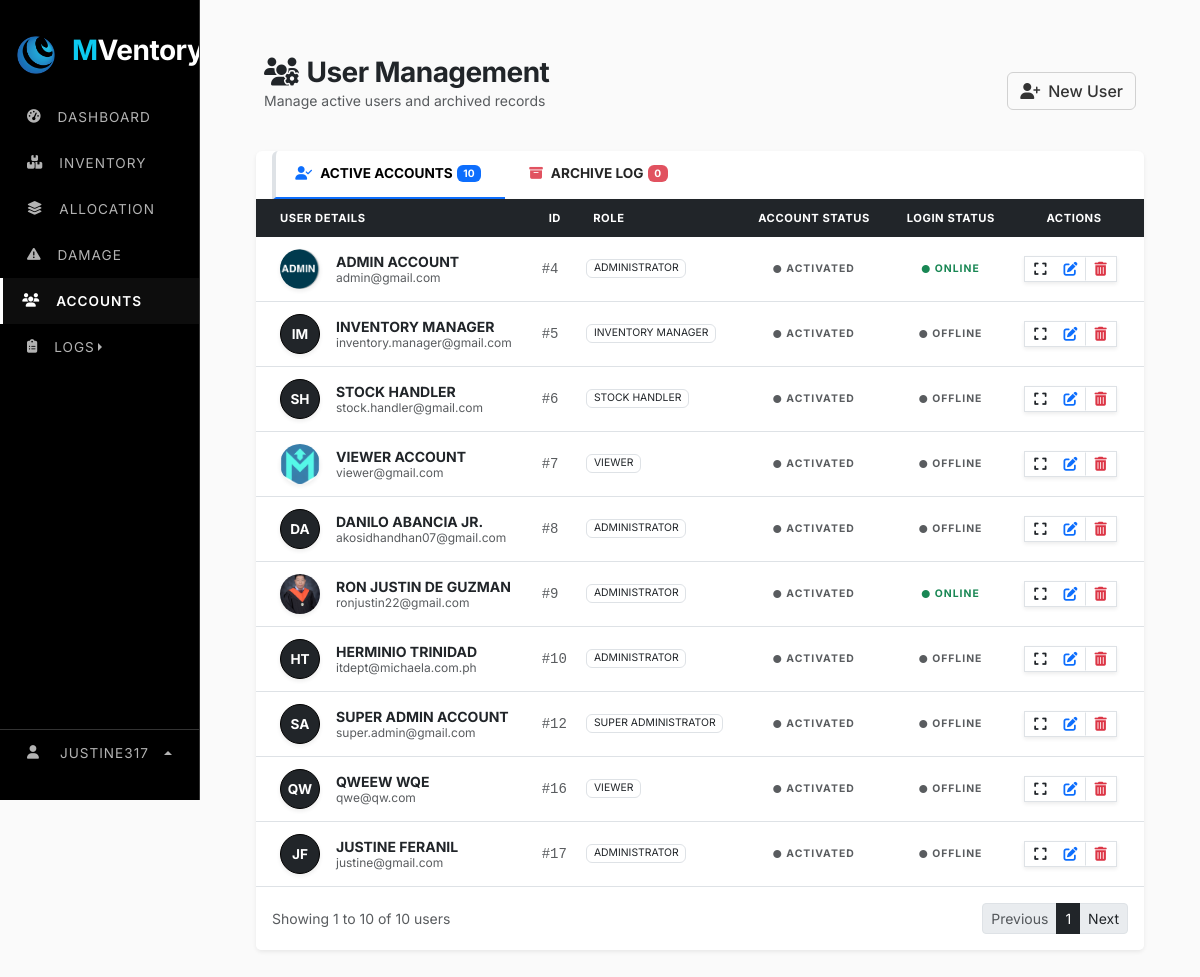
The app's page /web_content/accounts.php (signed in), older data.
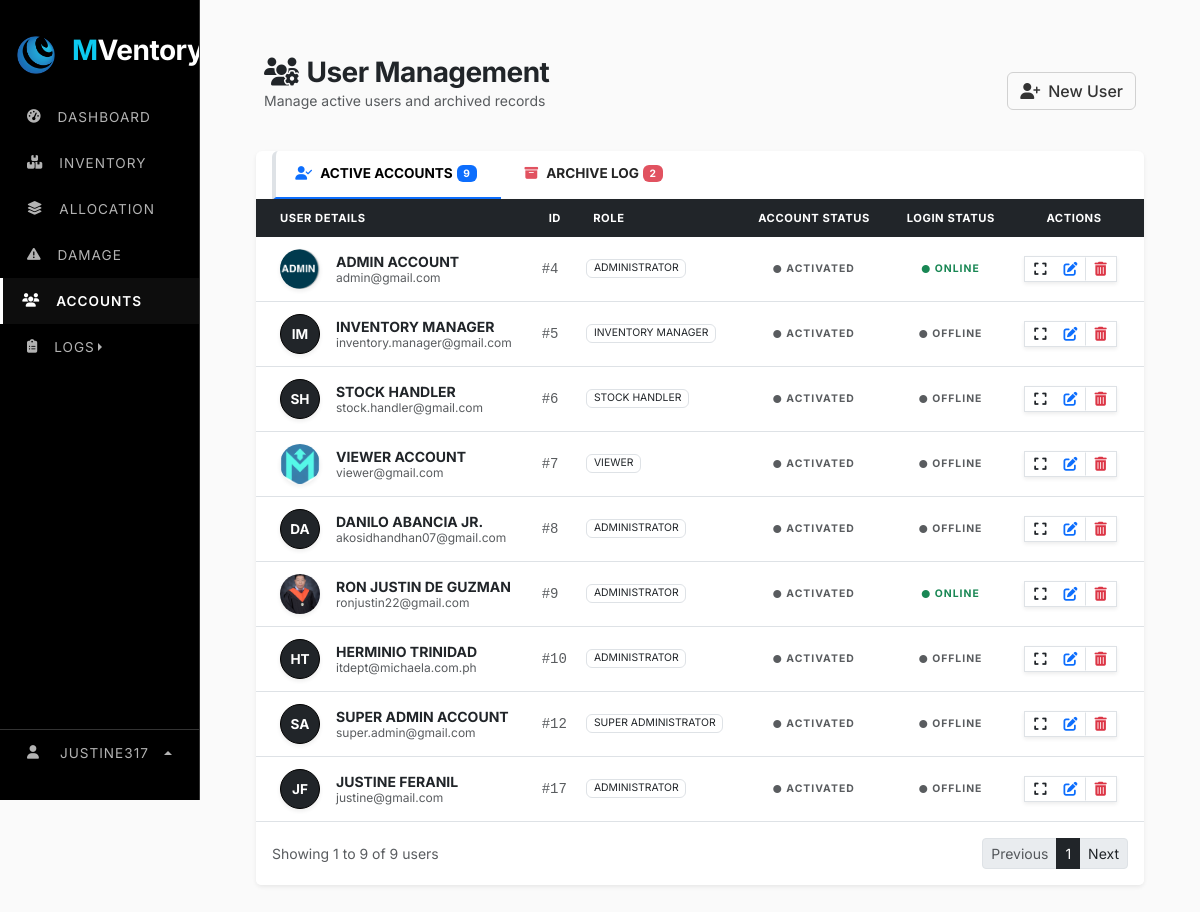
The same page, newer data.
### tables this page shows
CREATE TABLE `users` (
  `user_id` int(11) NOT NULL,
  `role_id` varchar(15) NOT NULL,
  `username` varchar(9999) NOT NULL,
  `first_name` varchar(100) NOT NULL,
  `last_name` varchar(100) NOT NULL,
  `phone` varchar(11) NOT NULL,
  `address` varchar(500) DEFAULT NULL,
  `role` varchar(30) NOT NULL,
  `status` varchar(20) NOT NULL DEFAULT 'active',
  `email` varchar(150) NOT NULL,
  `password` varchar(255) NOT NULL,
  `profile_image` varchar(999) NOT NULL,
  `is_active` tinyint(1) DEFAULT 1,
  `is_login` tinyint(1) NOT NULL,
  `last_login` datetime DEFAULT NULL,
  `created_at` timestamp NOT NULL DEFAULT current_timestamp(),
  `deleted_at` timestamp NULL DEFAULT NULL,
  `last_activity` datetime DEFAULT current_timestamp()
);

### web_content/accounts.php (the view, shortened to what the changed rows need)
<?php
include "../render/connection.php";
include "../src/cdn/cdn_links.php";
$limit = 10;
function get_offset($param, $limit) {
    $page = isset($_GET[$param]) && is_numeric($_GET[$param]) ? (int)$_GET[$param] : 1;
    return ($page < 1) ? 0 : ($page - 1) * $limit;
}
$offset = get_offset('page', $limit);
$page = (int)($offset / $limit) + 1;
$total_active = $conn->query("SELECT COUNT(*) as total FROM USERS")->fetch_assoc()['total'];
$total_archived = $conn->query("SELECT COUNT(*) as total FROM deleted_users")->fetch_assoc()['total'];
$total_pages = ceil($total_active / $limit);
$user_result = $conn->query("SELECT * FROM USERS LIMIT $limit OFFSET $offset");
?>
<!doctype html>
<html lang="en">
    <head>
        <link rel="stylesheet" href="../src/style/main_style.css">
        <link rel="stylesheet" href="../src/style/accounts_style.css">
    </head>
    <body>
        <div class="row">
                <?php include "../nav/sidebar_nav.php"; ?>
            <div class="col">
                <div class="main-content">
                    <div class="container mt-4">
                        <ul class="nav nav-tabs mb-0 bg-white px-3 rounded-top border-bottom-0 shadow-sm" id="userTabs" role="tablist">
                            <li class="nav-item">
                                <button class="nav-link active fw-bolder" id="active-tab" data-bs-toggle="tab" data-bs-target="#active-content" type="button" style="color: #000 !important;">
                                    <i class="fa-solid fa-user-check me-2 text-primary"></i>Active Accounts <span class="badge bg-primary ms-1"><?= $total_active ?></span>
                                </button>
                            </li>
                            <li class="nav-item">
                                <button class="nav-link fw-bolder" id="deleted-tab" data-bs-toggle="tab" data-bs-target="#deleted-content" type="button" style="color: #000 !important;">
                                    <i class="fa-solid fa-box-archive me-2 text-danger"></i>Archive Log <span class="badge bg-danger ms-1"><?= $total_archived ?></span>
                                </button>
                            </li>
                        </ul>
                        <div class="tab-content">
                            <div class="tab-pane fade show active" id="active-content">
                                <div class="card shadow-sm border-0 rounded-0 rounded-bottom">
                                    <div class="table-responsive">
                                        <table class="table table-hover align-middle mb-0">
                                            <thead class="table-dark">
                                                <tr>
                                                    <th class="ps-4 text-muted small">USER DETAILS</th>
                                                    <th class="text-muted small">ID</th>
                                                    <th class="text-muted small">ROLE</th>
                                                    <th class="text-muted small text-center">ACCOUNT STATUS</th>
                                                    <th class="text-muted small text-center">LOGIN STATUS</th>
                                                    <th class="text-center text-muted small pe-4">ACTIONS</th>
                                                </tr>
                                            </thead>
                                            <tbody>
                                                <?php while($row = $user_result->fetch_assoc()):
                                                    $initials = strtoupper(substr($row['first_name'],0,1).substr($row['last_name'],0,1));
                                                ?>
                                                <tr>
                                                    <td class="ps-4">
                                                        <div class="d-flex align-items-center py-1">
                                                            <?php if (!empty($row['profile_image']) && file_exists($row['profile_image'])): ?>
                                                                <img src="<?= $row['profile_image'] ?>" class="me-3 shadow-sm" style="width: 40px; height: 40px; object-fit: cover; border-radius: 5rem;">
                                                            <?php else: ?>
                                                                <div class="me-3 d-flex align-items-center justify-content-center bg-dark text-white fw-bold shadow-sm rounded-circle" style="width: 40px; height: 40px; font-size: 0.85rem; border: 1px solid #000;"><?= $initials ?></div>
                                                            <?php endif; ?>
                                                            <div>
                                                                <div class="fw-bold text-dark mb-0 small text-uppercase"><?= $row['first_name'].' '.$row['last_name'] ?></div>
                                                                <div class="text-muted" style="font-size: 0.75rem;"><?= $row['email'] ?></div>
                                                            </div>
                                                        </div>
                                                    </td>
                                                    <td><span class="text-muted font-monospace small">#<?= $row['user_id'] ?></span></td>
                                                    <td><span class="badge border text-dark fw-normal text-uppercase" style="font-size: 0.65rem;"><?= $row['role'] ?></span></td>
                                                    <td class="text-center">
                                                        <span class="fw-bold <?= ($row['status'] == 'ACTIVE') ? 'text-dark' : 'text-muted' ?>" style="font-size: 0.65rem; letter-spacing: 1px;">
                                                            <i class="fa-solid fa-circle me-1" style="font-size: 0.5rem;"></i><?= ($row['status'] == 'active') ? 'ACTIVATED' : 'DEACTIVATED' ?>
                                                        </span>
                                                    </td>
                                                    <td class="text-center">
                                                        <span class="fw-bold <?= ($row['is_login'] == 1) ? 'text-success status-pulse' : 'text-muted' ?>" style="font-size: 0.65rem; letter-spacing: 1px;">
                                                            <i class="fa-solid fa-circle me-1" style="font-size: 0.5rem;"></i><?= ($row['is_login'] == 1) ? 'ONLINE' : 'OFFLINE' ?>
                                                        </span>
                                                    </td>
                                                    <td class="text-center pe-4">
                                                        <div class="btn-group btn-group-sm border rounded-0 shadow-sm">
                                                            <button class="btn btn-link text-dark py-1"
                                                                    data-bs-toggle="modal"
                                                                    data-bs-target="#viewUserModal"
                                                                    data-id="<?= $row['user_id'] ?>"
                                                                    data-username="<?= $row['username'] ?>"
                                                                    data-fname="<?= $row['first_name'] ?>"
                                                                    data-lname="<?= $row['last_name'] ?>"
                                                                    data-email="<?= $row['email'] ?>"
                                                                    data-role="<?= $row['role'] ?>"
                                                                    data-status="<?= $row['status'] ?>"
                                                                    data-phone="<?= $row['phone'] ?>"
                                                                    data-address="<?= $row['address'] ?? 'No address provided' ?>"
                                                                    data-created="<?= date('M d, Y', strtotime($row['created_at'])) ?>"
                                                                    data-lastlogin="<?= $row['last_login'] ? date('M d, Y h:i A', strtotime($row['last_login'])) : 'Never' ?>"
                                                                    data-img="<?= $row['profile_image'] ?>"
                                                                    data-initials="<?= $initials ?>">
                                                                <i class="fa-solid fa-expand"></i>
                                                            </button>
                                                            <button type="button"
                                                                class="btn btn-sm btn-link "
                                                                data-bs-toggle="modal"
                                                                data-bs-target="#editUserModal"
                                                                data-id="<?= $row['user_id']; ?>"
                                                                data-username="<?= $row['username']; ?>"
                                                                data-status="<?= $row['status']; ?>">
                                                                <i class="fa-solid fa-pen-to-square"></i>
                                                            </button>
                                                            <button type="button"
                                                                class="btn btn-sm btn-link text-danger border-start"
                                                                data-bs-toggle="modal"
                                                                data-bs-target="#deleteUserModal"
                                                                data-id="<?= $row['user_id'] ?>"
                                                                data-username="<?= $row['username'] ?>"
                                                                data-fname="<?= $row['first_name'] ?>"
                                                                data-lname="<?= $row['last_name'] ?>"
                                                                data-email="<?= $row['email'] ?>"
                                                                data-role="<?= $row['role'] ?>"
                                                                data-status="<?= $row['status'] ?>"
                                                                data-phone="<?= $row['phone'] ?>"
                                                                data-address="<?= $row['address'] ?? 'No address provided' ?>"
                                                                data-created="<?= date('M d, Y', strtotime($row['created_at'])) ?>"
                                                                data-lastlogin="<?= $row['last_login'] ? date('M d, Y h:i A', strtotime($row['last_login'])) : 'Never' ?>"
                                                                data-img="<?= $row['profile_image'] ?>"
                                                                data-initials="<?= $initials ?>">
                                                                <i class="fa-solid fa-trash-can"></i>
                                                            </button>
                                                        </div>
                                                    </td>
                                                </tr>
                                                <?php endwhile; ?>
                                            </tbody>
                                        </table>
                                    </div>
                                    <div class="card-footer bg-white d-flex justify-content-between align-items-center py-3 border-0">
                                        <div class="text-muted small">Showing <?= $offset+1 ?> to <?= min($offset+$limit, $total_active) ?> of <?= $total_active ?> users</div>
                                        <ul class="pagination pagination-sm mb-0">
                                            <li class="page-item <?= ($page <= 1) ? 'disabled' : '' ?>"><a class="page-link" href="?page=<?= $page-1 ?>">Previous</a></li>
                                            <li class="page-item active"><a class="page-link bg-dark border-dark"><?= $page ?></a></li>
                                            <li class="page-item <?= ($page >= $total_pages) ? 'disabled' : '' ?>"><a class="page-link text-dark" href="?page=<?= $page+1 ?>">Next</a></li>
                                        </ul>
                                    </div>
                                </div>
                            </div>
                        </div>
                    </div>
                </div>
            </div>
        </div>
    </body>
</html>

Row changes from the older to the newer data that the page shows:
removed users: initials "QW", first_name "QWEEW", last_name "WQE", email "qwe@qw.com", user_id "16", role "VIEWER", status "ACTIVATED", is_login "OFFLINE"
Text that changed along with them:
$total_active: "10" → "9"
$total_archived: "0" → "2"
min($offset+$limit, $total_active): "10" → "9"
